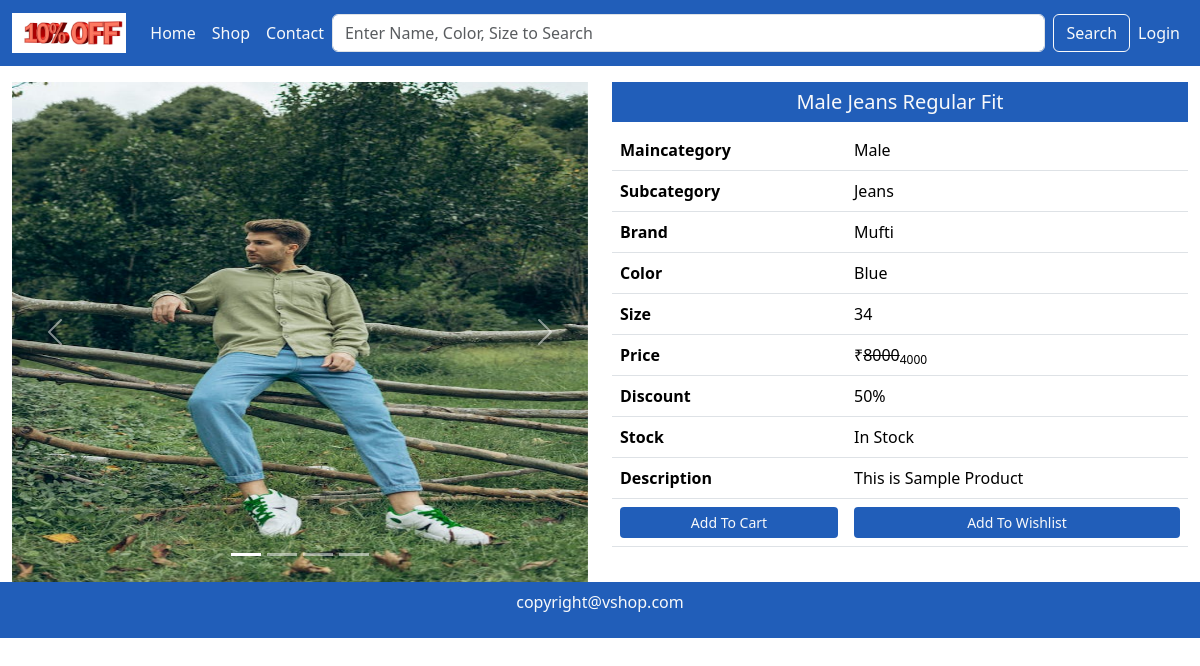
The app's page /single-product/1/ with its own data.
### mainApp/models.py (models this page shows, shortened)
class Product(models.Model):
    id = models.AutoField(primary_key=True)
    name = models.CharField(max_length=50)
    maincategory = models.ForeignKey(Maincategory,on_delete=models.CASCADE)
    subcategory = models.ForeignKey(Subcategory,on_delete=models.CASCADE)
    brand = models.ForeignKey(Brand,on_delete=models.CASCADE)
    color = models.CharField(max_length=20)
    size = models.CharField(max_length=20)
    stock = models.CharField(max_length=20,default="In Stock",null=True,blank=True)
    description = models.TextField()
    baseprice = models.IntegerField()
    discount = models.IntegerField(default=0,null=True,blank=True)
    finalprice = models.IntegerField()
    pic1 = models.ImageField(upload_to="uploads/",default="",null=True,blank=True)
    pic2 = models.ImageField(upload_to="uploads/",default="",null=True,blank=True)
    pic3 = models.ImageField(upload_to="uploads/",default="",null=True,blank=True)
    pic4 = models.ImageField(upload_to="uploads/",default="",null=True,blank=True)

class Maincategory(models.Model):
    id = models.AutoField(primary_key=True)
    name = models.CharField(max_length=40)
    def __str__(self):
        return self.name

class Subcategory(models.Model):
    id = models.AutoField(primary_key=True)
    name = models.CharField(max_length=40)
    def __str__(self):
        return self.name

class Brand(models.Model):
    id = models.AutoField(primary_key=True)
    name = models.CharField(max_length=40)
    def __str__(self):
        return self.name

### mainApp/views.py (the view)
# urls.py: path('single-product/<int:id>/', views.singleProduct),
def singleProduct(Request,id):
    data = Product.objects.get(id=id)
    return render(Request,"single-product.html",{"data":data})

### mainApp/templates/single-product.html (shortened to what this page needs)
{%extends "index.html"%}
{%block content%}
<div class="container-fluid mt-3">
    <div class="row">
        <div class="col-md-6 col-12">
            <div id="carouselExampleIndicators" class="carousel slide">
                <div class="carousel-indicators">
                  <button type="button" data-bs-target="#carouselExampleIndicators" data-bs-slide-to="0" class="active" aria-current="true" aria-label="Slide 1"></button>
                  <button type="button" data-bs-target="#carouselExampleIndicators" data-bs-slide-to="1" aria-label="Slide 2"></button>
                  <button type="button" data-bs-target="#carouselExampleIndicators" data-bs-slide-to="2" aria-label="Slide 3"></button>
                  <button type="button" data-bs-target="#carouselExampleIndicators" data-bs-slide-to="3" aria-label="Slide 4"></button>
                </div>
                <div class="carousel-inner">
                  <div class="carousel-item active">
                    <img src="{{data.pic1.url}}" height="500px" class="d-block w-100" alt="...">
                  </div>
                </div>
                <button class="carousel-control-prev" type="button" data-bs-target="#carouselExampleIndicators" data-bs-slide="prev">
                  <span class="carousel-control-prev-icon" aria-hidden="true"></span>
                </button>
                <button class="carousel-control-next" type="button" data-bs-target="#carouselExampleIndicators" data-bs-slide="next">
                  <span class="carousel-control-next-icon" aria-hidden="true"></span>
                </button>
              </div>
        </div>
        <div class="col-md-6 col-12">
            <h5 class="background text-light text-center p-2">{{data.name}}</h5>
            <div class="table-responsive">
                <table class="table">
                    <tr>
                        <th>Maincategory</th>
                        <td>{{data.maincategory}}</td>
                    </tr>
                    <tr>
                        <th>Subcategory</th>
                        <td>{{data.subcategory}}</td>
                    </tr>
                    <tr>
                        <th>Brand</th>
                        <td>{{data.brand}}</td>
                    </tr>
                    <tr>
                        <th>Color</th>
                        <td>{{data.color}}</td>
                    </tr>
                    <tr>
                        <th>Size</th>
                        <td>{{data.size}}</td>
                    </tr>
                    <tr>
                        <th>Price</th>
                        <td> &#8377<del>{{data.baseprice}}</del><sub>{{data.finalprice}}</sub></td>
                    </tr>
                    <tr>
                        <th>Discount</th>
                        <td>{{data.discount}}%</td>
                    </tr>
                    <tr>
                        <th>Stock</th>
                        <td>{{data.stock}}</td>
                    </tr>
                    <tr>
                        <th>Description</th>
                        <td>{{data.description}}</td>
                    </tr>
                    <tr>
                        <th><a href="/add-to-cart/{{data.id}}" class="btn background text-light mybtn btn-sm w-100">Add To Cart</a></th>
                        <td><a href="/add-to-wishlist/{{data.id}}" class="btn background text-light mybtn btn-sm w-100">Add To Wishlist</a></td>
                    </tr>
                </table>
            </div>
        </div>
    </div>
</div>
{%endblock%}

### mainApp/static/css/style.css (style rules this page uses)
.background { background-color: rgb(33, 94, 185); }

### records on screen
Product: pic1 (picture), name "Male Jeans Regular Fit", maincategory "Male", subcategory "Jeans", brand "Mufti", color "Blue", size "34", baseprice "8000", finalprice "4000", discount "50", stock "In Stock", description "This is Sample Product"
